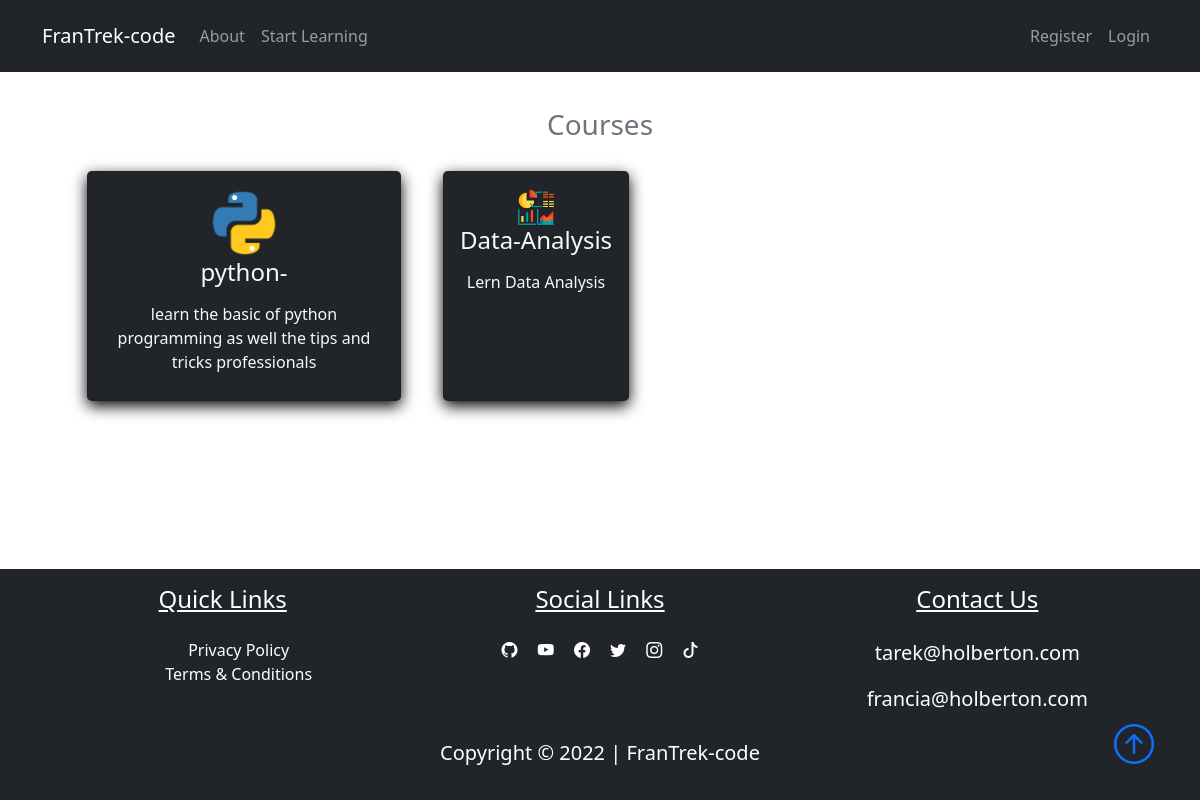
The app's page /courses, older data.
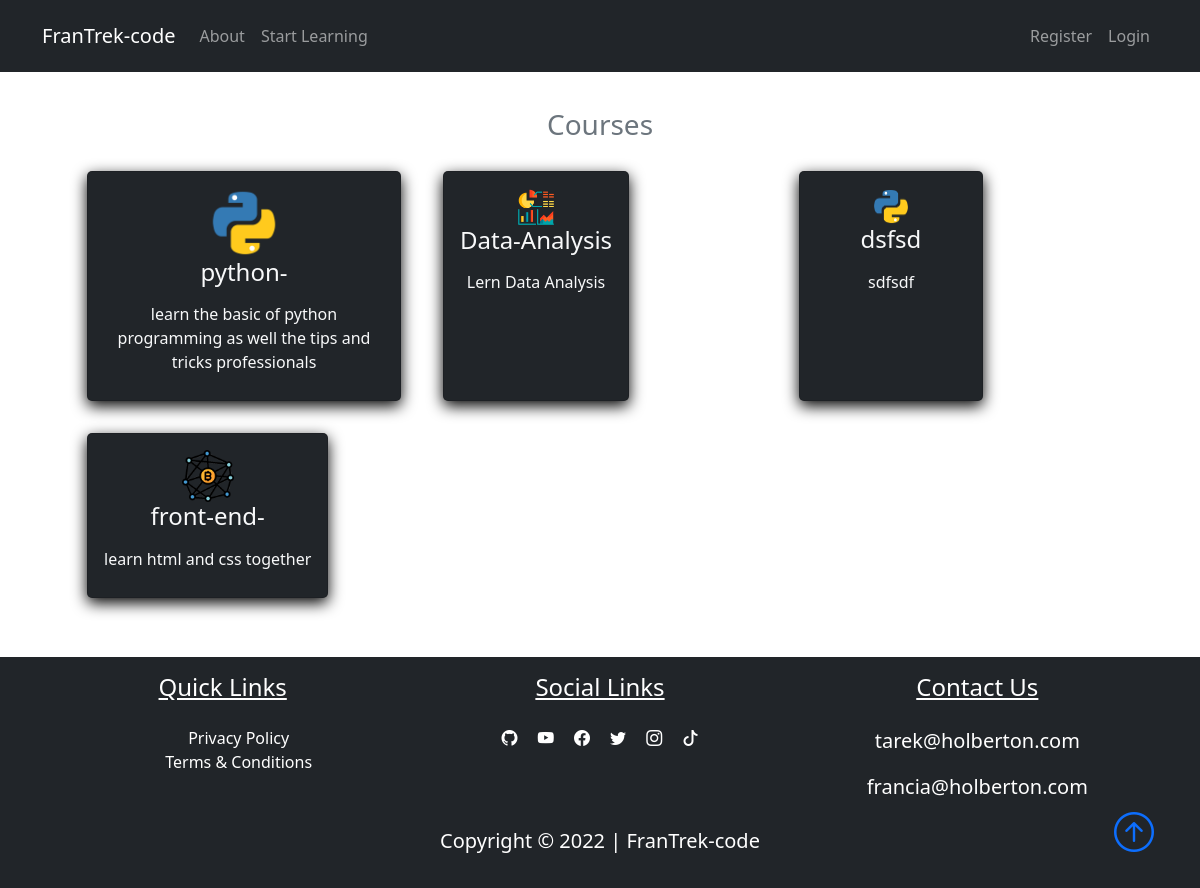
The same page, newer data.
### FranTrek/models.py (models this page shows, shortened)
class Course(db.Model):
    id = db.Column(db.Integer, primary_key=True)
    title = db.Column(db.String(50), unique=True, nullable=False)
    description = db.Column(db.String(150), nullable=False)
    icon = db.Column(db.String(20), nullable=False, default="default_icon.jpg")
    lessons = db.relationship("Lesson", backref="course_name", lazy=True)

### FranTrek/routes.py (the view)
@app.route("/courses")
def courses():
    courses = Course.query.all()
    return render_template("courses.html", title="Courses", courses=courses)

### FranTrek/templates/courses.html
{% extends "layout.html"%}
{% block content %}
<section class="bg-ligh">
    <div class="container p-5">
        <h3 class="text-center text-secondary" id='learn'>Courses</h3>
        <div class="row">
            {% for course in courses %}
            <div class="col-sm-12 col-md-6 col-lg-4 p-3 d-flex align-items-stretch">
                <a href="{{url_for('course', course_title=course.title)}}" class="text-decoration-none">
                    <div class="card bg-dark text-light h-100">
                        <div class="card-body text-center">
                            <img src="{{url_for('static', filename='course_icons/'+course.icon)}}" alt=""
                                class="card-img w-25">
                            <h4 class="card-title mb-3">
                                {{course.title}}
                            </h4>
                            <p class="card-text">{{course.description}}</p>
                        </div>
                    </div>
                </a>
            </div>
            {% endfor %}
        </div>
    </div>
</section>
{% endblock content %}

Row changes from the older to the newer data that the page shows:
added Course: icon (picture), title "dsfsd", description "sdfsdf"
added Course: icon (picture), title "front-end-", description "learn html and css together"
